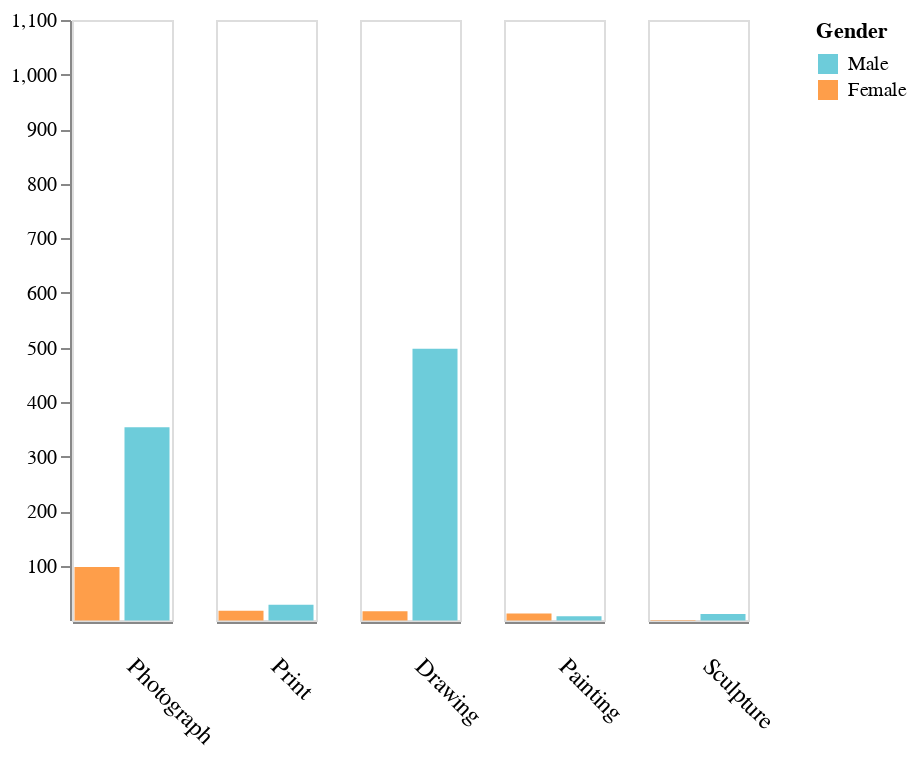

Source (notebook cell):
### Code cell
pink_blue = alt.Scale(domain=('Male', 'Female'),
                      range=["#6DCCDA", "#FE9E4A"])
slider = alt.binding_range(min=1940.0, max=2019.0, step=1,name="Year")
select_year = alt.selection_single(name="DateAcquired", fields=['DateAcquired'],
                                   bind=slider, init={'DateAcquired':2019.0})
chart1=alt.Chart(gender_year_df,width=50).mark_bar().encode(
    x=alt.X('Gender:O', axis=alt.Axis(title=None,grid=False,ticks=False,labels=False)),
    y=alt.Y('Title:Q', axis=alt.Axis(title=None,grid=False),scale=alt.Scale(domain=(1,1100))),
    tooltip="Title:N",
    color=alt.Color('Gender:N',scale=pink_blue),
    column=alt.Column('Classification:N',title=None,header=alt.Header(labelAngle=45,labelFontSize=12,orient='bottom',labelPadding=25,labelAlign='left'),sort=["Photograph","Print","Drawing","Painting","Sculpture"])
).add_selection(
    select_year
).transform_filter(
    select_year
).transform_filter(
    alt.FieldOneOfPredicate(field='Classification',oneOf=["Photograph","Print","Drawing","Painting","Sculpture"])
)
chart1

### Figure 1 — Vega-Lite specification as saved in the notebook (floating-point values rounded to 4 significant figures; data arrays with more than 128 entries replaced by an {"elided": "..."} marker saying what was removed)
{"config": {"view": {"continuousWidth": 400, "continuousHeight": 300}}, "data": {"name": "data-b0708050ab4203655a0435a5285d2d7a"}, "mark": "bar", "encoding": {"color": {"type": "nominal", "field": "Gender", "scale": {"domain": ["Male", "Female"], "range": ["#6DCCDA", "#FE9E4A"]}}, "column": {"type": "nominal", "field": "Classification", "header": {"labelAlign": "left", "labelAngle": 45, "labelFontSize": 12, "labelPadding": 25, "orient": "bottom"}, "sort": ["Photograph", "Print", "Drawing", "Painting", "Sculpture"], "title": null}, "tooltip": {"type": "nominal", "field": "Title"}, "x": {"type": "ordinal", "axis": {"grid": false, "labels": false, "ticks": false, "title": null}, "field": "Gender"}, "y": {"type": "quantitative", "axis": {"grid": false, "title": null}, "field": "Title", "scale": {"domain": [1, 1100]}}}, "selection": {"DateAcquired": {"type": "single", "fields": ["DateAcquired"], "bind": {"input": "range", "max": 2019.0, "min": 1940.0, "name": "Year", "step": 1}, "init": {"DateAcquired": 2019.0}}}, "transform": [{"filter": {"selection": "DateAcquired"}}, {"filter": {"field": "Classification", "oneOf": ["Photograph", "Print", "Drawing", "Painting", "Sculpture"]}}], "width": 50, "$schema": "https://vega.github.io/schema/vega-lite/v4.8.1.json", "datasets": {"data-b0708050ab4203655a0435a5285d2d7a": {"elided": "1559 records"}}}
